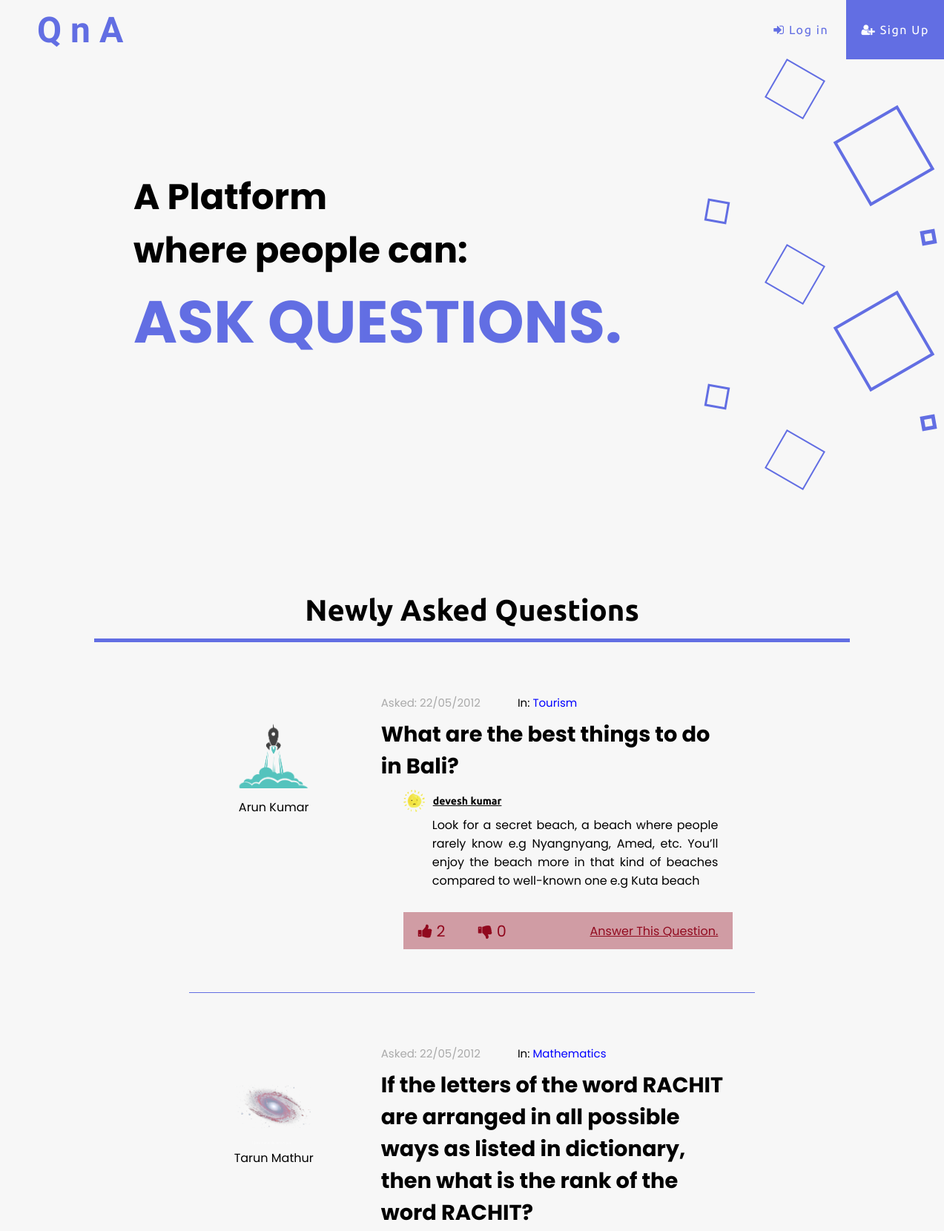
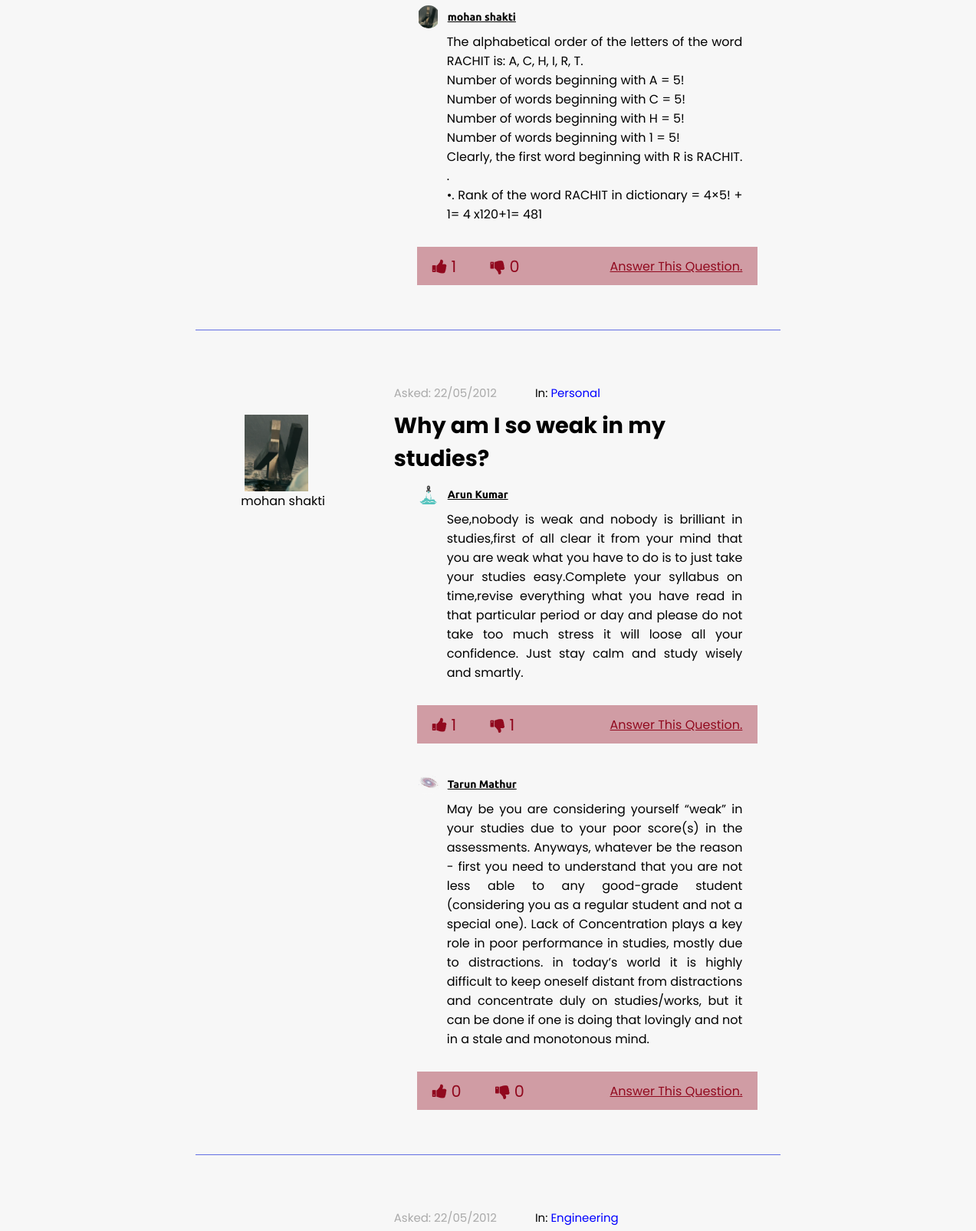
The page / (upper part) on the database its author committed (2 pictures, top to bottom).
### study/models.py (models this page shows, shortened)
class Signup(models.Model):
    user = models.ForeignKey(User, on_delete=models.CASCADE)
    mobile = models.CharField(max_length=20, null=True)
    gender = models.CharField(max_length=10, null=True)
    dob = models.CharField(max_length=10, null=True)
    follower = models.IntegerField(max_length=200, null=True)
    following = models.IntegerField(max_length=200, null=True)
    que_asked = models.IntegerField(max_length=100, null=True)
    answered = models.IntegerField(max_length=100, null=True)
    usr_img = models.ImageField(upload_to="img/", default="")

class Questions(models.Model):
    id = models.AutoField
    que = RichTextField(blank=True, null=True)
    topic = models.CharField(max_length=100, null=True)
    ans = RichTextField(blank=True, null=True)
    user = models.CharField(max_length=50, null=True)
    user_id = models.IntegerField(max_length=100, null=True)
    atopic = models.CharField(max_length=100, null=True)
    h = models.IntegerField(max_length=200, null=True)
    nh = models.IntegerField(max_length=200, null=True)

### study/views.py (the view)
# urls.py: path('', index, name="index"),
def index(request):
    data = Questions.objects.all()
    usr_data = Signup.objects.all()
    lst = []
    cnt = 1
    for i in data:
        if i.que is not None and i.que != "" and cnt <= 5:
            lst.append([i, str(i.id)])
        cnt += 1
    for i in range(len(lst)-1):
        random_index = random.randint(0, len(lst)-1)
        temp = lst.pop(random_index)
        lst.append(temp)
    print(len(lst))
    d = {'data': data, 'lst': lst, 'usr_data': usr_data}
    return render(request, 'index.html', d)

### study/templates/index.html (shortened to what this page needs)
{% load static %}
{% include 'navigation.html' %}
<div class="main-container">
    <div class="main-left">
        <div class="left-container">
            <p class="ttl">A Platform<br/> where people can:</p>
            <div class="word-slider">
                <ul class="words">
                    <li class="word">ASK QUESTIONS.</li>
                </ul>
             </div>
        </div>
    </div>
    <div class="main-right">
        <div class="square s1"></div>
        <div class="square s2"></div>
        <div class="square s3"></div>
        <div class="square s4"></div>
        <div class="square s1"></div>
        <div class="square s2"></div>
        <div class="square s3"></div>
        <div class="square s4"></div>
        <div class="square s1"></div>
    </div>
</div>
<h1 class="ntxt">Newly Asked Questions</h1>
<div class="line2"></div>
{% for i, j in lst %}
<div class="questions">
    <div class="usr-details">
        <div class="img-usr">
            {% for m in usr_data %}
            {% if m.user.id == i.user_id %}
            <img src="{{ MEDIA_URL }}/media/{{ m.usr_img }}" alt="">
            {% endif %}
            {% endfor %}
        </div>
        <p class="usr-name">{{ i.user }}</p>
    </div>
    <div class="ques-details">
        <div class="date-det-con">
            <div class="date">
                <p>Asked: 22/05/2012</p>
            </div>
            <div class="cate">
                <p>In: <span style="color: blue;">{{ i.topic }}</span></p>
            </div>
        </div>
        <p class="question">{{ i.que }}</p>
        {% for k in data %}
        {% if k.atopic == j %}
        <div class="answers">
            <div class="ans-usr">
                <div class="ans-usr-img">
                    {% for m in usr_data %}
                    {% if m.user.id == k.user_id %}
                    <img src="{{ MEDIA_URL }}/media/{{ m.usr_img }}" alt="">
                    {% endif %}
                    {% endfor %}
                </div>
                <div class="ans-usr-name">{{ k.user }}</div>
            </div>
            <div class="usr-ans">
                <p class="ans">{{ k.ans|safe }}</p>
            </div>
            <div class="ans-strip">
                <div class="vote">
                    <a href='{% url 'login' %}'><span class="thum"><i class="fa fa-thumbs-up"></i> {{ k.h }}</span></a>
                    <a href='{% url 'login' %}'><span class="thum"><i class="fa fa-thumbs-down"></i> {{ k.nh }}</span></a>
                </div>
                <div class="ask">
                    <a href='{% url 'login' %}'>Answer This Question.</a>
                </div>
            </div>
        </div>
        {% endif %}
        {% endfor %}
    </div>
</div>
{% endfor %}

### study/static/css/main.css (style rules this page uses)
* { margin: 0; padding: 0; box-sizing: border-box; }
*::after, *::before { box-sizing: border-box; }
body { background-color: #f7f7f7; font-family: "Poppins"; overflow-x: hidden; }
:root { --primary: #626ee3; }
img { max-width: 100%; max-height: 100%; }
a { text-decoration: none; color: inherit; }
ul { list-style: none; }
.main-container { display: flex; }
.main-left { margin-left: 180px; margin-top: 150px; }
.left-container { font-family: "Poppins", sans-serif; }
.ttl { font-size: 3rem; font-weight: bolder; }
.word-slider { height: 100px; overflow: hidden; }
.words { display: inline-block; animation: wordSlider 10s ease-out infinite; padding: 0 !important; margin: 0; margin-block-start: 0; margin-block-end: 0; padding-inline-start: 0; }
.word { font-size: 5rem; font-weight: bolder; color: var(--primary); }
.square { margin-left: 50px; margin-top: 10px; }
.s1 { width: 60px; height: 60px; position: relative; left: 100px; transform: rotate(30deg); border: 2px solid var(--primary); animation: up1 1s infinite; }
.s2 { width: 100px; height: 100px; position: relative; left: 200px; transform: rotate(-30deg); border: 4px solid var(--primary); animation: up 1s infinite; }
.s3 { width: 30px; height: 30px; position: relative; left: 10px; transform: rotate(100deg); border: 3px solid var(--primary); animation: up 1s infinite; }
.s4 { width: 20px; height: 20px; position: relative; left: 300px; transform: rotate(-100deg); border: 5px solid var(--primary); animation: up1 1s infinite; }
.ntxt { text-align: center; font-family: "Ubuntu"; font-size: 2.5rem; margin-top: 150px; }
.line2 { width: 80%; height: 5px; margin: 15px auto 10px auto; background-color: var(--primary); }
.questions { width: 60%; margin: 50px auto 10px auto; display: flex; border-bottom: 1px solid var(--primary); }
.usr-details { width: 30%; height: 100%; display: flex; flex-direction: column; justify-content: center; align-items: center; margin-top: 60px; }
.ques-details { width: 70%; height: 100%; display: flex; flex-direction: column; padding: 20px 30px; }
.img-usr { width: 100px; height: 100px; }
.date-det-con { display: flex; font-size: 15px; }
.date { color: #aaa; }
.cate { margin-left: 50px; }
.question { font-size: 1.8rem; font-weight: bold; margin: 10px 0; }
.answers { padding-left: 30px; margin-bottom: 8px; }
.ans-usr { display: flex; align-items: center; }
.ans-usr-img { width: 30px; height: 30px; border-radius: 50%; overflow: hidden; display: flex; justify-content: center; align-items: center; }
.ans-usr-name { margin-left: 10px; font-family: "Ubuntu"; font-size: 14px; font-weight: bold; text-decoration: underline; }
.usr-ans { margin-top: 5px; padding-left: 39px; padding-right: 20px; text-align: justify; }
.ans-strip { width: 100%; height: 50px; background: rgba(145, 9, 30, 0.38); margin: 30px 0; display: flex; justify-content: space-between; align-items: center; }
.thum { color: #91091e; font-size: 1.3rem; margin: 0 20px; cursor: pointer; }
.ask { color: #91091e; font-size: 1rem; text-decoration: underline; margin-right: 20px; cursor: pointer; }

### rows shown on the page
Questions: user "Arun Kumar", topic "Tourism", que "What are the best things to do in Bali?"
Signup: usr_img (picture)
Questions: user "devesh kumar", ans "Look for a secret beach, a beach where people rarely know e.g Nyangnyang, Amed, etc. You’ll enjoy the beach more in that kind of beaches compared to well-known one e.g Kuta beach", h "2", nh "0"
Signup: usr_img (picture)
Questions: user "Tarun Mathur", topic "Mathematics", que "If the letters of the word RACHIT are arranged in all possible ways as listed in dictionary, then what is the rank of the word RACHIT?"
Signup: usr_img (picture)
Questions: user "mohan shakti", ans "The alphabetical order of the letters of the word RACHIT is: A, C, H, I, R, T. Number of words beginning with A = 5! Number of words beginning with C = 5! Number of words beginning with H = 5! Number of words beginning with 1 = 5! Clearly, the first word beginning with R is RACHIT. . •. Rank of the word RACHIT in dictionary = 4×5! + 1= 4 x120+1= 481", h "1", nh "0"
Signup: usr_img (picture)
Questions: user "mohan shakti", topic "Personal", que "Why am I so weak in my studies?"
Questions: user "Arun Kumar", ans "See,nobody is weak and nobody is brilliant in studies,first of all clear it from your mind that you are weak what you have to do is to just take your studies easy.Complete your syllabus on time,revise everything what you have read in that particular period or day and please do not take too much stress it will loose all your confidence. Just stay calm and study wisely and smartly.", h "1", nh "1"
Questions: user "Tarun Mathur", ans "May be you are considering yourself “weak” in your studies due to your poor score(s) in the assessments. Anyways, whatever be the reason - first you need to understand that you are not less able to any good-grade student (considering you as a regular student and not a special one). Lack of Concentration plays a key role in poor performance in studies, mostly due to distractions. in today’s world it is highly difficult to keep oneself distant from distractions and concentrate duly on studies/works, but it can be done if one is doing that lovingly and not in a stale and monotonous mind.", h "0", nh "0"
Questions: topic "Engineering"
